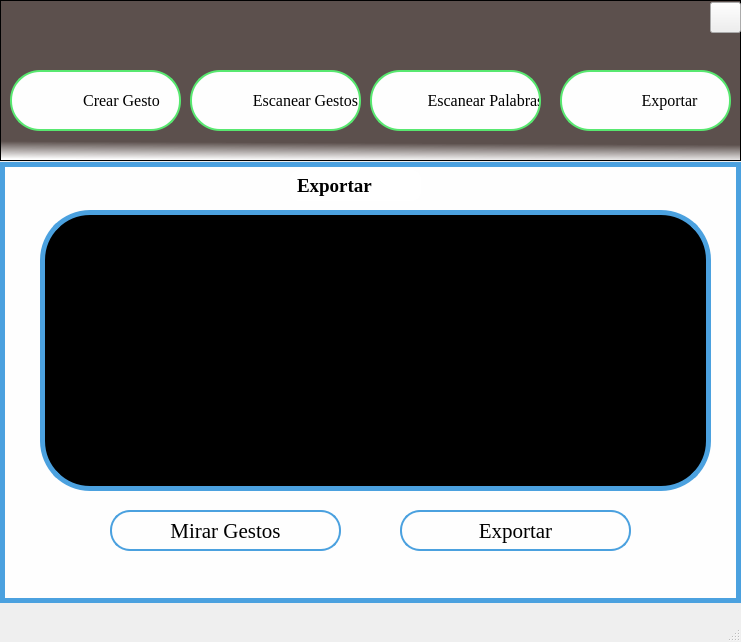
<?xml version="1.0" encoding="UTF-8"?>
<ui version="4.0">
 <class>MainWindow</class>
 <widget class="QMainWindow" name="MainWindow">
  <property name="geometry">
   <rect>
    <x>0</x>
    <y>0</y>
    <width>741</width>
    <height>642</height>
   </rect>
  </property>
  <property name="windowTitle">
   <string>MainWindow</string>
  </property>
  <widget class="QWidget" name="centralwidget">
   <widget class="QGraphicsView" name="graphicsView">
    <property name="geometry">
     <rect>
      <x>0</x>
      <y>162</y>
      <width>741</width>
      <height>441</height>
     </rect>
    </property>
    <property name="styleSheet">
     <string notr="true">background-color:#fefefe;
border: 5px solid #4ba1df;</string>
    </property>
   </widget>
   <widget class="QLabel" name="label">
    <property name="geometry">
     <rect>
      <x>290</x>
      <y>170</y>
      <width>131</width>
      <height>31</height>
     </rect>
    </property>
    <property name="font">
     <font>
      <family>Times New Roman</family>
      <pointsize>14</pointsize>
      <weight>75</weight>
      <bold>true</bold>
     </font>
    </property>
    <property name="styleSheet">
     <string notr="true">color:black;
background-color: white;
border: 2px solid white; border-radius:10px;</string>
    </property>
    <property name="text">
     <string>Exportar </string>
    </property>
   </widget>
   <widget class="QTextBrowser" name="textBrowser_98">
    <property name="enabled">
     <bool>true</bool>
    </property>
    <property name="geometry">
     <rect>
      <x>40</x>
      <y>210</y>
      <width>671</width>
      <height>281</height>
     </rect>
    </property>
    <property name="styleSheet">
     <string notr="true">border: 5px solid #4ba1df; border-radius:50px;
background-color:black;
color:white;</string>
    </property>
    <property name="frameShape">
     <enum>QFrame::Box</enum>
    </property>
    <property name="html">
     <string>&lt;!DOCTYPE HTML PUBLIC &quot;-//W3C//DTD HTML 4.0//EN&quot; &quot;http://www.w3.org/TR/REC-html40/strict.dtd&quot;&gt;
&lt;html&gt;&lt;head&gt;&lt;meta name=&quot;qrichtext&quot; content=&quot;1&quot; /&gt;&lt;style type=&quot;text/css&quot;&gt;
p, li { white-space: pre-wrap; }
&lt;/style&gt;&lt;/head&gt;&lt;body style=&quot; font-family:'MS Shell Dlg 2'; font-size:8.25pt; font-weight:400; font-style:normal;&quot;&gt;
&lt;p style=&quot;-qt-paragraph-type:empty; margin-top:0px; margin-bottom:0px; margin-left:0px; margin-right:0px; -qt-block-indent:0; text-indent:0px;&quot;&gt;&lt;br /&gt;&lt;/p&gt;&lt;/body&gt;&lt;/html&gt;</string>
    </property>
   </widget>
   <widget class="QPushButton" name="pushButton_2">
    <property name="geometry">
     <rect>
      <x>400</x>
      <y>510</y>
      <width>231</width>
      <height>41</height>
     </rect>
    </property>
    <property name="font">
     <font>
      <family>Times New Roman</family>
      <pointsize>16</pointsize>
      <weight>50</weight>
      <italic>false</italic>
      <bold>false</bold>
     </font>
    </property>
    <property name="styleSheet">
     <string notr="true">QPushButton#pushButton_2{
color: black;
background-color:#fefefe;
border: 2px solid #4ba1df; border-radius:20px;
font: 16pt &quot;Times New Roman&quot;;
background-repeat:none;
}
QPushButton#pushButton_2:hover
{
	background-color:lightgreen;
	color:black;
}</string>
    </property>
    <property name="text">
     <string>Exportar</string>
    </property>
   </widget>
   <widget class="QGraphicsView" name="graphicsView_2">
    <property name="geometry">
     <rect>
      <x>0</x>
      <y>0</y>
      <width>741</width>
      <height>161</height>
     </rect>
    </property>
    <property name="toolTip">
     <string>&lt;html&gt;&lt;head/&gt;&lt;body&gt;&lt;p&gt;&lt;br/&gt;&lt;/p&gt;&lt;/body&gt;&lt;/html&gt;</string>
    </property>
    <property name="styleSheet">
     <string notr="true">background-color: qlineargradient(spread:pad, x1:0.543136, y1:0.074, x2:0.52, y2:1, stop:0.880682 rgba(92, 80, 77, 255), stop:1 rgba(255, 255, 255, 255));
</string>
    </property>
   </widget>
   <widget class="QLabel" name="label_2">
    <property name="geometry">
     <rect>
      <x>130</x>
      <y>10</y>
      <width>521</width>
      <height>31</height>
     </rect>
    </property>
    <property name="font">
     <font>
      <family>Times New Roman</family>
      <pointsize>18</pointsize>
      <weight>75</weight>
      <bold>true</bold>
     </font>
    </property>
    <property name="styleSheet">
     <string notr="true">color:white;</string>
    </property>
    <property name="text">
     <string></string>
    </property>
   </widget>
   <widget class="QPushButton" name="create">
    <property name="geometry">
     <rect>
      <x>10</x>
      <y>70</y>
      <width>171</width>
      <height>61</height>
     </rect>
    </property>
    <property name="font">
     <font>
      <family>TImes New Roman</family>
      <pointsize>12</pointsize>
      <weight>50</weight>
      <italic>false</italic>
      <bold>false</bold>
     </font>
    </property>
    <property name="layoutDirection">
     <enum>Qt::RightToLeft</enum>
    </property>
    <property name="styleSheet">
     <string notr="true">QPushButton#create{
padding-left:-40px;
color:black;
background-color:#fefefe;
border: 2px solid #58e870; border-radius:30px;
font: 12pt &quot;TImes New Roman&quot;;
background-image:url(&quot;icons/create.png&quot;);
background-repeat:none;
}
QPushButton#create:hover
{
   background-color:lightgreen;
	color:white;
}</string>
    </property>
    <property name="text">
     <string>   Crear Gesto</string>
    </property>
   </widget>
   <widget class="QPushButton" name="scan_sen">
    <property name="geometry">
     <rect>
      <x>370</x>
      <y>70</y>
      <width>171</width>
      <height>61</height>
     </rect>
    </property>
    <property name="font">
     <font>
      <family>TImes New Roman</family>
      <pointsize>12</pointsize>
      <weight>50</weight>
      <italic>false</italic>
      <bold>false</bold>
     </font>
    </property>
    <property name="styleSheet">
     <string notr="true">QPushButton#scan_sen{
padding-left:-40px;
color:black;
background-color:#fefefe;
border: 2px solid #58e870; border-radius:30px;
font: 12pt &quot;TImes New Roman&quot;;
background-image:url(&quot;icons/sent.png&quot;);
background-repeat:none;
}
QPushButton#scan_sen:hover
{
   background-color:lightgreen;
	color:white;
}</string>
    </property>
    <property name="text">
     <string>                          Escanear Palabras </string>
    </property>
   </widget>
   <widget class="QPushButton" name="scan_sinlge">
    <property name="geometry">
     <rect>
      <x>190</x>
      <y>70</y>
      <width>171</width>
      <height>61</height>
     </rect>
    </property>
    <property name="font">
     <font>
      <family>TImes New Roman</family>
      <pointsize>12</pointsize>
      <weight>50</weight>
      <italic>false</italic>
      <bold>false</bold>
     </font>
    </property>
    <property name="layoutDirection">
     <enum>Qt::LeftToRight</enum>
    </property>
    <property name="autoFillBackground">
     <bool>false</bool>
    </property>
    <property name="styleSheet">
     <string notr="true">QPushButton#scan_sinlge{
padding-left:-40px;
color:black;
background-color:#fefefe;
border: 2px solid #58e870; border-radius:30px;
font: 12pt &quot;TImes New Roman&quot;;
background-image:url(&quot;icons/scan.png&quot;);
background-repeat:none;
}
QPushButton#scan_sinlge:hover
{
   background-color:lightgreen;
	color:white;
}</string>
    </property>
    <property name="text">
     <string>                         Escanear Gestos</string>
    </property>
   </widget>
   <widget class="QPushButton" name="exp2">
    <property name="geometry">
     <rect>
      <x>560</x>
      <y>70</y>
      <width>171</width>
      <height>61</height>
     </rect>
    </property>
    <property name="font">
     <font>
      <family>TImes New Roman</family>
      <pointsize>12</pointsize>
      <weight>50</weight>
      <italic>false</italic>
      <bold>false</bold>
     </font>
    </property>
    <property name="styleSheet">
     <string notr="true">QPushButton#exp2{
padding-left:-40px;
color:black;
background-color:#fefefe;
border: 2px solid #58e870; border-radius:30px;
font: 12pt &quot;TImes New Roman&quot;;
background-image:url(&quot;icons/export.png&quot;);
background-repeat:none;
}
QPushButton#exp2:hover
{
   background-color:lightgreen;
	color:white;
}</string>
    </property>
    <property name="text">
     <string>                       Exportar </string>
    </property>
    <property name="checkable">
     <bool>false</bool>
    </property>
    <property name="autoRepeat">
     <bool>false</bool>
    </property>
    <property name="autoExclusive">
     <bool>false</bool>
    </property>
    <property name="autoDefault">
     <bool>false</bool>
    </property>
    <property name="default">
     <bool>false</bool>
    </property>
    <property name="flat">
     <bool>false</bool>
    </property>
   </widget>
   <widget class="QPushButton" name="exit_button">
    <property name="geometry">
     <rect>
      <x>710</x>
      <y>2</y>
      <width>31</width>
      <height>31</height>
     </rect>
    </property>
    <property name="styleSheet">
     <string notr="true">QPushButton#exit_button{
background-image:url(&quot;icons/quit.png&quot;);
background-repeat:none;
}</string>
    </property>
    <property name="text">
     <string/>
    </property>
   </widget>
   <widget class="QPushButton" name="pushButton_3">
    <property name="geometry">
     <rect>
      <x>110</x>
      <y>510</y>
      <width>231</width>
      <height>41</height>
     </rect>
    </property>
    <property name="font">
     <font>
      <family>Times New Roman</family>
      <pointsize>16</pointsize>
      <weight>50</weight>
      <italic>false</italic>
      <bold>false</bold>
     </font>
    </property>
    <property name="styleSheet">
     <string notr="true">QPushButton#pushButton_3{
color: black;
background-color:#fefefe;
border: 2px solid #4ba1df; border-radius:20px;
font: 16pt &quot;Times New Roman&quot;;
background-repeat:none;
}
QPushButton#pushButton_3:hover
{
	background-color:lightgreen;
	color:black;
}</string>
    </property>
    <property name="text">
     <string>Mirar Gestos</string>
    </property>
   </widget>
  </widget>
  <widget class="QMenuBar" name="menubar">
   <property name="geometry">
    <rect>
     <x>0</x>
     <y>0</y>
     <width>741</width>
     <height>21</height>
    </rect>
   </property>
  </widget>
  <widget class="QStatusBar" name="statusbar"/>
 </widget>
 <resources/>
 <connections/>
</ui>
